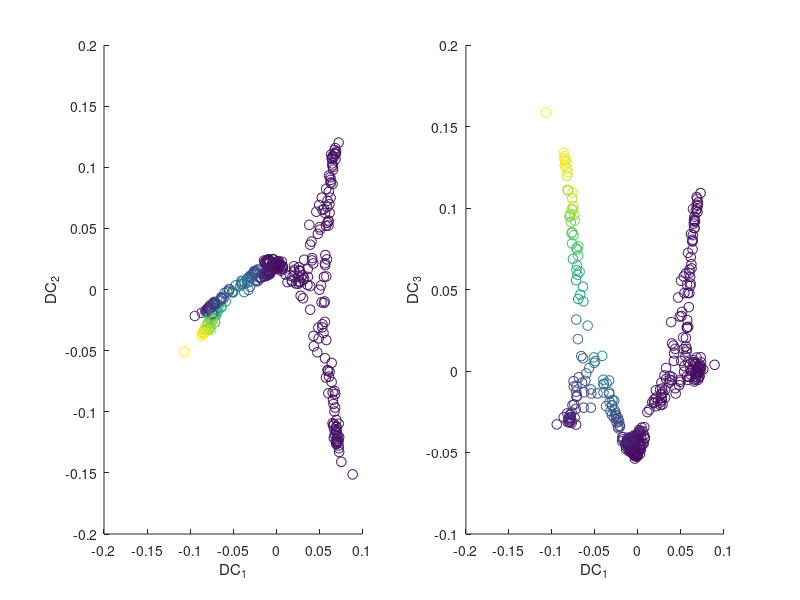

Write the MATLAB code that produced this figure. (Note: this script raises an error after producing the figure.)

clear all
close all
clc

% ----------------------------------------------------------------------- %
%                              BRANCH CLUSTERING                          %
% ----------------------------------------------------------------------- %

startClustering = input('\n Start clustering: '); % e.g. 0 or 1
fprintf('\n')

if startClustering
    
    fprintf('\n   *** Clustering Algorithm ***\n')
    
    cd ..
    figure, load('diffusionInput'); data = DataDiff; clear DataDiff; load('psi');
    subplot(1,2,1), scatter(psi(:,1),psi(:,2),50,data(3,:)), xlabel('DC_1'), ylabel('DC_2')
    subplot(1,2,2), scatter(psi(:,1),psi(:,3),50,data(3,:)), xlabel('DC_1'), ylabel('DC_3')
    clear
    cd pseudotime
    
    % Select diffusion components to use for the clustering algorithm. The two
    % diffusion components where the branch is visually better defined, should
    % be chosen. Depending on the branch we want to cluster, we can choose DC1
    % and DC2, or DC1 and DC3. Theoretically we can include DC4, but we don't.
    
    chooseDim = input('\n Select two diffusion components: '); % e.g. [1 2] or [1 3] 
    fprintf('\n')
    
    chooseAxi = input('\n Select if the branch is on the positive or negative x-axis (1 for positive, -1 for negative): ');
    fprintf('\n')
    close
    
    nneigh = input('\n Select number of neighbours (default is 15): ');
    fprintf('\n')
    
    cd ..
    load('diffusionInput'); data = DataDiff'; clear DataDiff
    load('psi');
    cd pseudotime

    n = length(data);

    d1 = chooseDim(1); % xaxis
    d2 = chooseDim(2); % yaxis

    % Select starting and final cell. Enlarge the window size first, in order
    % to get a better approximate position for the starting and final cells.
    
    scatter(psi(:,d1),psi(:,d2),50,data(:,2)), title('Select starting cell C_S and then final cell C_F','FontSize',15)

    [xX,yY] = ginput(2);
    puntvia = [];

    for i = 1:length(xX)
        for j = 1:size(psi,1)
            NorP(j) = norm(psi(j,[d1 d2])-[xX(i) yY(i)]);
        end
        [aval aind] = min(NorP);
        puntvia = [puntvia aind];
    end    
    dataDM = psi(:,1:4);
    [~, idxs, ~] = nrsearch(dataDM', 1:n , 10, 0,struct('FastNNSearcher','best'));

    D = zeros(n,n);
    for i = 1:n
        nns = idxs{i};
        for j = 1:size(nns,2)
            D(i,nns(j))=dot(dataDM(i,:)-dataDM(nns(j),:),dataDM(i,:)-dataDM(nns(j),:));  
        end
    end
    Adj                   = max(max(D)) - D;
    Adj(Adj==max(max(D))) = 0;
    W2{1}                 = Adj + Adj';

    finalpath = puntvia(1);
    for i=1:length(puntvia)-1;
        [d,p] = dijk(W2{1},puntvia(i),puntvia(i+1));
        finalpath = [finalpath p(2:end)];
    end
    close all; figure
    scatter(psi(:,d1),psi(:,d2)), hold on, plot(psi(finalpath,d1),psi(finalpath,d2),'g.','MarkerSize',40)
    [~, idxsN, ~] = nrsearch(dataDM', finalpath , nneigh, 0,struct('FastNNSearcher','best'));

    br = cell2mat(idxsN);
    br = reshape(br,1,size(br,1)*size(br,2));

    Br = [];
    for i = 1:length(br)
        if chooseAxi==-1
            if psi(br(i),d1) < xX(1)
                Br = [Br br(i)];
            end
        end
        if chooseAxi==1
            if psi(br(i),d1) > xX(1)
                Br = [Br br(i)];
            end
        end
    end

    % Remove repeated cells (this happens because neighbors can be shared).
    sBr = sort(Br);
    BrN = sBr(1);
    diffBr = diff(sBr);
    for i = 1:length(diffBr)
        if diffBr(i)>0
            BrN = [BrN sBr(i+1)];
        end
    end

    scatter(psi(:,d1),psi(:,d2)), hold on, plot(psi(BrN,d1),psi(BrN,d2),'ro')
    figure, scatter3(psi(:,1),psi(:,2),psi(:,3)), hold on, scatter3(psi(BrN,1),psi(BrN,2),psi(BrN,3),90,'fill')

    clear Adj Br D NorP W2 aind aval br d d1 d2 diffBr finalpath NorP aind
    clear idxs idxsN j k n nneigh nns nway p sBr waypoints xX yY puntvia

    save WanderStart

end

% ----------------------------------------------------------------------- %
%                           WANDERLUST ALGORITHM                          %
% ----------------------------------------------------------------------- %

clear all
close all
clc

load('WanderStart')

fprintf('\n   *** Wanderlust Algorithm ***\n')

Nneigh = input('\n Select number of neighbours (e.g. 18): ');
fprintf('\n In case of error of the algorithm , increase the number of neighbours. \n\n')

d1 = chooseDim(1); % xaxis
d2 = chooseDim(2); % yaxis

psi0  = psi(BrN,:);
data0 = data(BrN,:)';

figure, scatter(psi0(:,d1),psi0(:,d2)), title('Select 10 consecutive waypoints along the branch, starting with initial cell and ending with final cell','FontSize',15)

[xX,yY]   = ginput(10);
waypoints = [];
for i = 1:10
    for j = 1:size(psi0,1)
        NorP(j) = norm(psi0(j,[d1 d2])-[xX(i) yY(i)]);
    end
    [aval aind] = min(NorP);
    waypoints = [waypoints aind];
end

init_cell_id = waypoints(1);
waypoints    = waypoints(2:end);
nl           = size(waypoints,2);
dataDM0      = data0';
%dataDM0      = psi0;

L        = max(dataDM0(:,1:size(dataDM0,2)))-min(dataDM0(:,1:size(dataDM0,2)));
psi      = dataDM0(:,1:size(dataDM0,2))./(repmat(L,size(dataDM0,1),1));
data     = psi;

n        = size(data,1);
k        = Nneigh;

[~, idxs, ~] = nrsearch(data', 1:n , k, 0,struct('FastNNSearcher','best'));

replica        = 5;
t1             = zeros(replica,n);
dist_waypoints = zeros(replica,n,nl);
W2             = cell(replica,1);

for replicate = 1:replica
    
    d2 = zeros(n,n);
    for i = 1:n
        choice = floor((rand( 1,ceil(k*1/3) )*k)+1);
        nns    = idxs{i}(choice);
        for j = 1:size(nns,2)
            d2(i,nns(j)) = dot(data(i,:)-data(nns(j),:),data(i,:)-data(nns(j),:));  
        end
    end


    Adj                    = max(max(d2))-d2;
    Adj(Adj==max(max(d2))) = 0;
    W2{replicate}          = Adj+Adj';


    for i = 1:n;
        for l = 1:nl
            [d,p] = dijk(W2{replicate},waypoints(l),i);
            dist_waypoints(replicate,i,l)=d;
        end
    end

end

counts = 10;
trj    = zeros(replica,counts,n);
t      = zeros(nl,n);

for replicate = 1:replica 
    trj(replicate,1,:) = dist_waypoints(replicate,:,1);
    for count = 2:counts
        for i = 1:n;
            for l = 1:nl
    
                if trj(replicate,count-1,i)<trj(replicate,count-1,waypoints(l))
                    t(l,i) = -dist_waypoints(replicate,i,l)+trj(replicate, count-1,waypoints(l) );
                else
                    t(l,i) = dist_waypoints(replicate,i,l)+trj (replicate, count-1,waypoints(l) );
                end
        
            end    
            trj(replicate,count,i) = mean(t(:,i));
        end
    end
end 

trjmean   = mean(trj(:,count,:),1);
trjvar    = var(trj(:,count,:),1);
[val,id]  = sort((trjmean(1,1,:)));
orderedID = reshape(id,1,n);

figure
plot(data0(:,orderedID(end:-1:1))','LineWidth',2)
set(gca,'FontSize',27,'FontName','Courier')
xlabel('pseudo-time'), ylabel('gene expression')
axis tight
legend('Gene A','Gene B','Gene C','Gene D','Gene E','Gene F')

replicate = [orderedID; data0];

% Change this every time to save 3 different replicates for each branch,
% Branch_1_rep_1, Branch_1_rep_2, Branch_1_rep_3
% Branch_2_rep_1, Branch_2_rep_2, Branch_2_rep_3
cd replicates
filename = 'Branch_1_rep_1';
%save(filename, 'replicate')
cd ..

